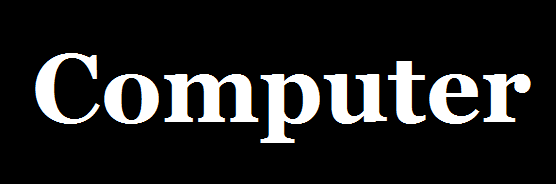
%> input picture Matlab/TemplateMatching/Computer.tif, 556 x 184 px
$ octave Main_Template_Matching.m   (GNU Octave 9; MATLAB toolbox functions it lacks are replaced by stand-ins)
%> lines starting %> are read from the running program, lines starting %| are printed output that depends on the picture; in (x1, y1, x2, y2) boxes, pixels count from 0 and x2, y2 are one past the last pixel; in counts of white or black regions, pixels touching at a corner belong together; the program's own positions count from 1
close all;
clear;
clc;

% Main function
function templateMatching()
    % Inputs
    [comImage, eImage, paddedComImage, paddedEImage] = getInputs();

    % Spatial Domain Correlation
    spatialCorr = spatialCorrelation(paddedComImage, paddedEImage);

    % Frequency Domain Correlation
    freqCorr = frequencyCorrelation(paddedComImage, paddedEImage);

    % Display Results
    displayResults(spatialCorr, freqCorr);
end

% Function to get inputs
function [comImage, eImage, paddedComImage, paddedEImage] = getInputs()
    comImage = rgb2gray(imread('Computer.tif'));
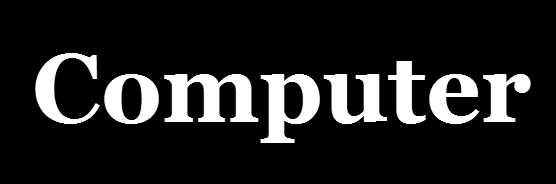
%> comImage: size 184x556 uint8; min 0, max 255, mean 33
    eImage = rgb2gray(imread('e1.tif'));
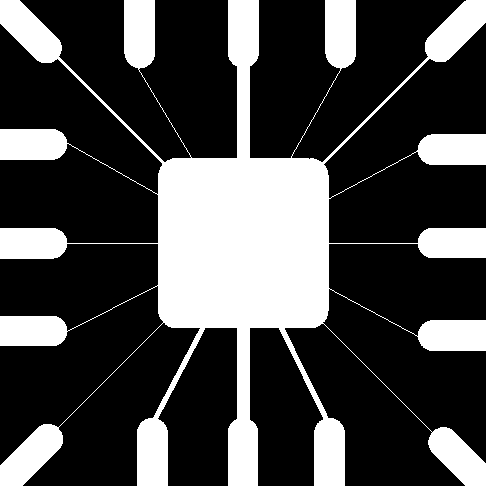
%> input picture Matlab/Erosion/E1.tif, 486 x 486 px
%> eImage: size 486x486 logical; 28.1% white; 1 white region, box (x1, y1, x2, y2) and area: (0, 0, 486, 486) 66259
    [m1, n1] = size(comImage);
%> m1 = 184; n1 = 556
    [m2, n2] = size(eImage);
%> m2 = 486; n2 = 486
    paddedComImage = zeroPad(comImage, m2, n2);
    paddedEImage = zeroPad(eImage, m1, n1);
end

% Function to perform zero padding
function paddedImage = zeroPad(inputImage, padRows, padCols)
%> called with padRows = 486, padCols = 486
    [m, n] = size(inputImage);
%> m = 184; n = 556
    paddedImage = zeros(m + padRows - 1, n + padCols - 1);
    paddedImage(1:m, 1:n) = inputImage;
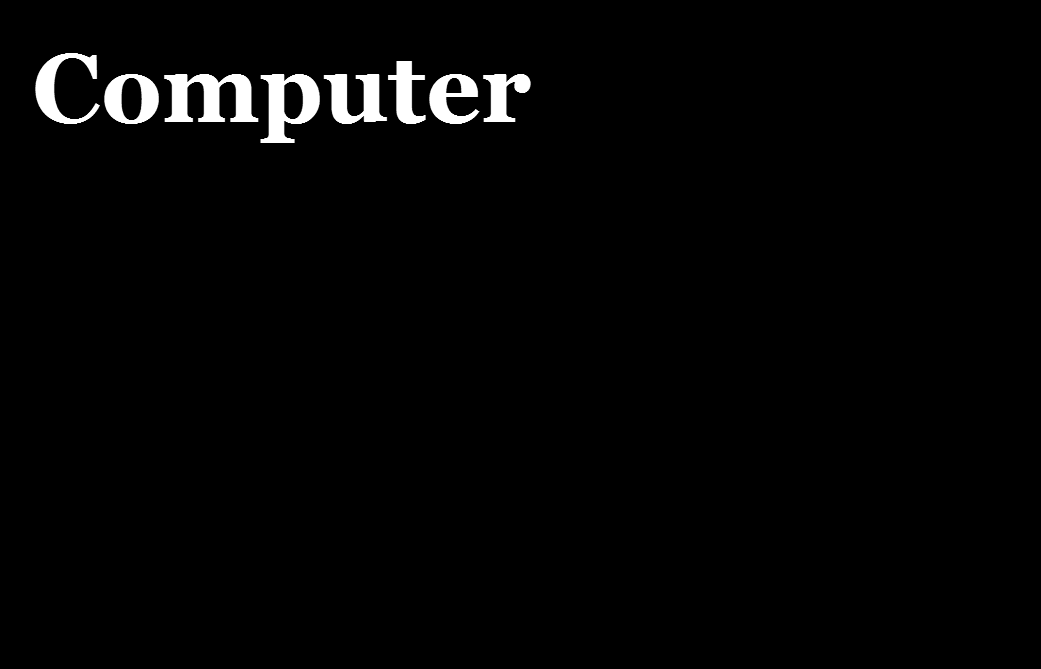
%> paddedImage: size 669x1041 double; min 0, max 255, mean 4.8
%> call 2 of zeroPad, with padRows = 184, padCols = 556
%> in zeroPad (call 2), `paddedImage(1:m, 1:n) = inputImage;`:
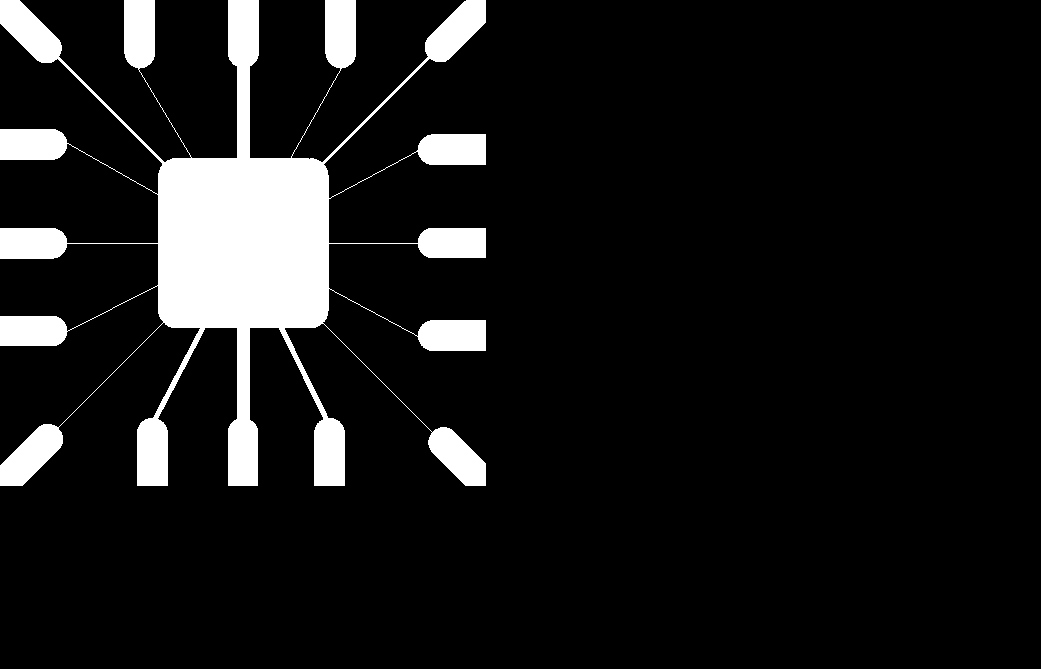
%> paddedImage: size 669x1041 double; values 0 (black) and 1 (white), 9.5% white; 1 white region, box (x1, y1, x2, y2) and area: (0, 0, 486, 486) 66259
end

% Function to perform spatial correlation
function spatialCorr = spatialCorrelation(comImage, eImage)
    spatialCorr = xcorr2(comImage, eImage);
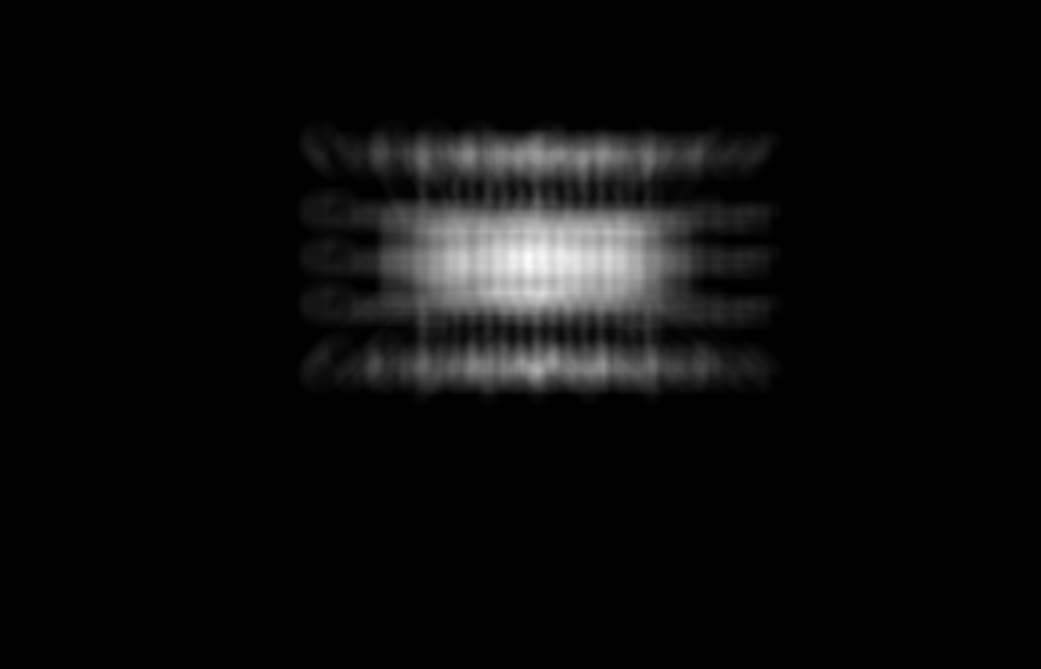
%> spatialCorr: size 1337x2081 double (shown at 1/2 size); min 0, max 1782298, mean 80433.5; drawn with min black and max white
end

% Function to perform frequency correlation
function freqCorr = frequencyCorrelation(comImage, eImage)
    FT_ComR = fft2(fftshift(comImage));
    FT_ER = fft2(fftshift(eImage));
    FT_ER = conj(FT_ER);
    FT_Corr = FT_ER .* FT_ComR;
    freqCorr = abs(real(ifft2(FT_Corr)));
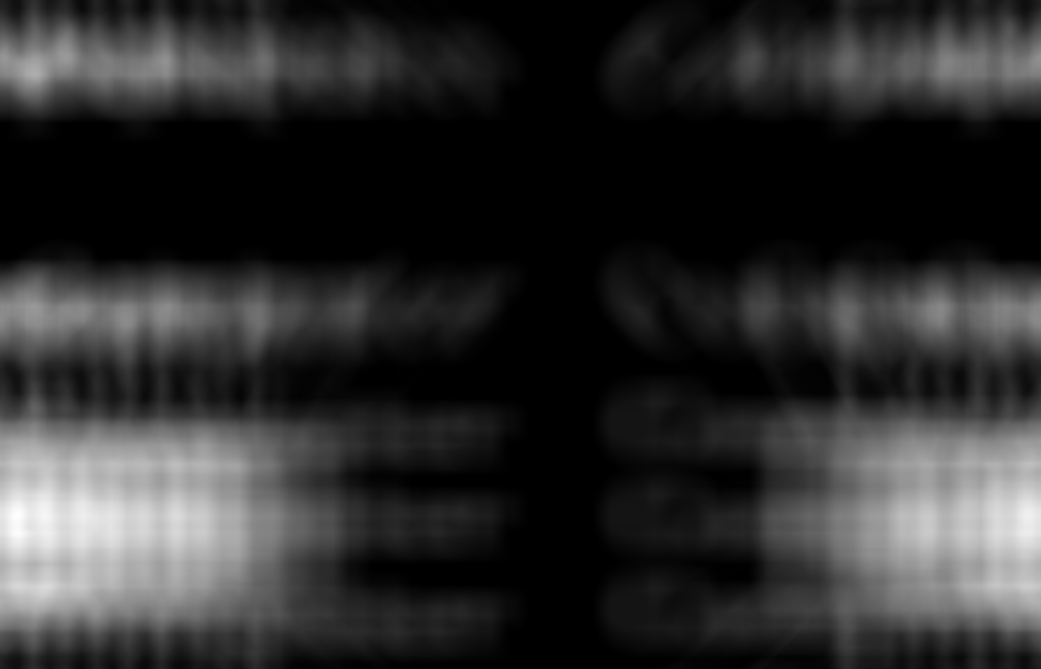
%> freqCorr: size 669x1041 double; min 0, max 1782298, mean 321339; drawn with min black and max white
end

% Function to display results
function displayResults(spatialCorr, freqCorr)
    figure, imshow(spatialCorr, []), title('Template Matched in Spatial Domain');
    figure, imshow(freqCorr, []), title('Template Matched in Frequency Domain');
end

% Function to scale image (not used in this script, but included for completeness)
function scaledImage = scaleImage(inputImage)
    minVal = min(min(inputImage));
    scaledImage = inputImage - minVal;
    maxVal = max(max(scaledImage));
    scaledImage = scaledImage * (255 / maxVal);
end

% Call the main function
templateMatching();
